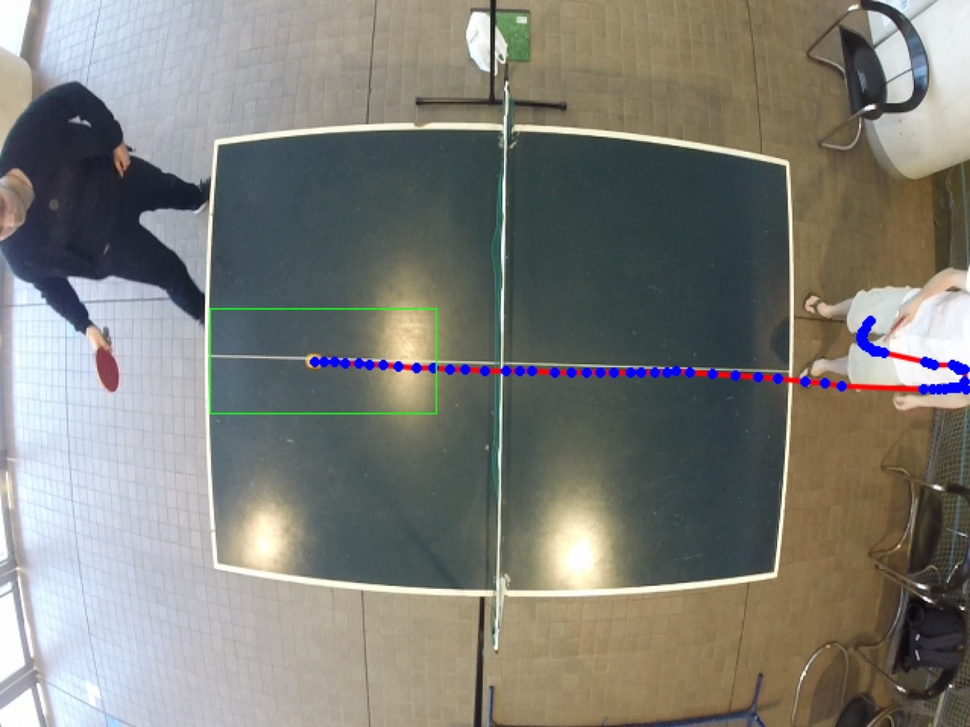
//> input picture images/ball_tracking/ball_tracking.jpg, 970 x 727 px, shrunk from 1278 x 958 before the run
$ ./hough-transform ../images/ball_tracking/ball_tracking.jpg   (built with g++ and OpenCV 4)
//> lines starting //> are read from the running program, lines starting //| are printed output that depends on the picture; after the words box and inside, x2 and y2 are one past the last pixel; in counts of white or black regions, pixels touching at a corner belong together
// Source: example Hough transform program from OpenCV

#include "opencv2/highgui/highgui.hpp"
#include "opencv2/imgproc/imgproc.hpp"

#include <iostream>

using namespace cv;
using namespace std;

// to use "basic" Hough transform instead of "probabilistic" one, define "HOUGH_BASIC"
// #define HOUGH_BASIC

// [5 lines left out: function help, not called in this run]

bool intersection_point(Point2f ori1, Point2f end1, Point2f ori2, Point2f end2, Point2f &res);

int main(int argc, char** argv)
{
    const char* filename = argc >= 2 ? argv[1] : "table.jpg";
    const char* window_name = "table line detection";

    Mat src = imread(filename, CV_LOAD_IMAGE_GRAYSCALE);
    if(src.empty())
    {
        help();
        cout << "can not open " << filename << endl;
        return -1;
    }

    Mat canny, dst_color;
    vector<Vec4i> lines;

    // we apply a canny edge detector, it produces a picture with shades of gray
    Canny(src, canny, 50, 200, 3);
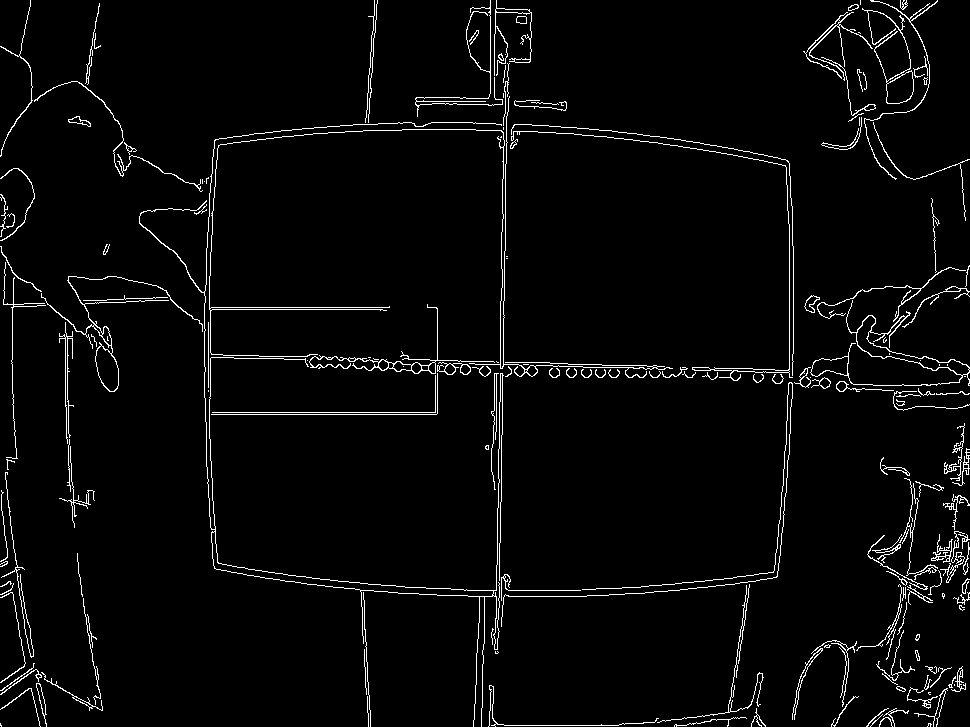
//> canny: 727 rows x 970 cols, CV_8UC1; 3.2% white in thin lines or dots

    // the result of Canny edge detector is a gray picture, so we convert from grey to BGR
    cvtColor(canny, dst_color, CV_GRAY2BGR);
//> dst_color: 727 rows x 970 cols, CV_8UC3; 3.2% white in thin lines or dots

    // Basic Hough transform
    #ifdef HOUGH_BASIC
        vector<Vec2f> lines_basic;
        HoughLines(canny, lines_basic, 1, CV_PI/180, 100, 0, 0 );

        for( size_t i = 0; i < lines_basic.size(); i++ )
        {
            float rho = lines_basic[i][0], theta = lines_basic[i][1];
            Point pt1, pt2;
            double a = cos(theta), b = sin(theta);
            double x0 = a*rho, y0 = b*rho;
            pt1.x = cvRound(x0 + 1000*(-b));
            pt1.y = cvRound(y0 + 1000*(a));
            pt2.x = cvRound(x0 - 1000*(-b));
            pt2.y = cvRound(y0 - 1000*(a));
            line(dst_color, pt1, pt2, Scalar(0,0,255), 3, CV_AA);
        }
    // Probabilistic Hough transform
    #else
        // we apply Hough transform to the image, after canny edge detection, to get all lines
        HoughLinesP(canny, lines, 1, CV_PI/180, 50, 200, 100);
//> lines = 116 lines (x1, y1, x2, y2), first 8: [494, 725, 506, 9], [496, 723, 509, 9], [12, 347, 848, 376], [12, 309, 503, 309], [11, 307, 503, 307], [12, 344, 643, 377], [205, 414, 496, 414], [65, 346, 848, 374]

        // we display all lines on the resulting picture
        for( size_t i = 0; i < lines.size(); i++ )
        {
            Vec4i l = lines[i];
            line(dst_color, Point(l[0], l[1]), Point(l[2], l[3]), Scalar(0,0,255), 2, CV_AA);
        }
//> this loop made 116 passes
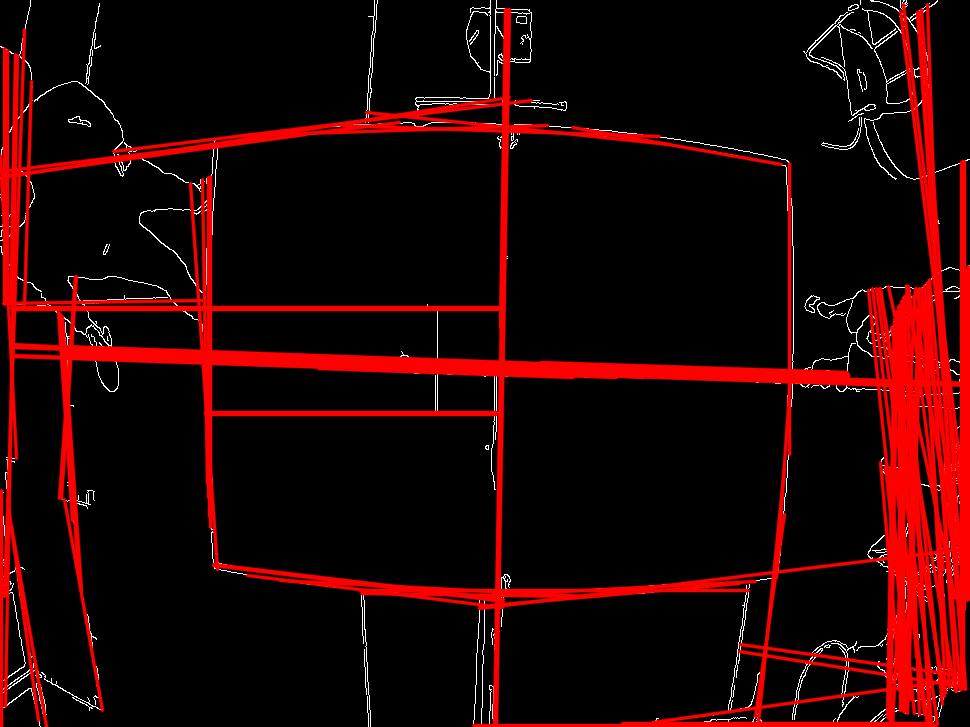
//> dst_color: 727 rows x 970 cols, CV_8UC3; mean B, G, R 3.2, 3.2, 36.3
        cout << "Number of lines found: " << lines.size() << endl;
//| Number of lines found: 116
    #endif

    // we display original and final pictures
    imshow(window_name, src);
    waitKey();
    imshow(window_name, dst_color);
    waitKey();

    #ifdef HOUGH_BASIC
        return 0;
    #endif


    // we separate the lines found with Probabilistic Hough Transform
    // in four sets, based on the coordinates of the end of the lines,
    // and the line angle
    vector<Vec4i> lines_horizontal_up;
    vector<Vec4i> lines_horizontal_down;
    vector<Vec4i> lines_vertical_left;
    vector<Vec4i> lines_vertical_right;

    for (size_t i = 0; i < lines.size(); i++) {
        Vec4i line = lines[i];

        // we convert get the angle of the line, to know
        // if it's vertical or horizontal

        // input for cartToPolar
        std::vector<float> x;
        x.push_back((float) (line[0] - line[2]));
        std::vector<float> y;
        y.push_back((float) (line[1] - line[3]));
        // output from cartToPolar
        std::vector<float> magnitude;
        std::vector<float> angle;

        cartToPolar(x, y, magnitude, angle, true);

        // check if it's a horizontal line
        if (((int)angle[0] % 180) < 5 || ((int)angle[0] % 180) > 175) {
            // check if it's the upper line or the lower line
            // we use the coordinates of the ends of the line
            // WARNING: OpenCV y axis is growing when going down
            if (line[1] < (src.rows/2) && line[3] < (src.rows/2))
                lines_horizontal_up.push_back(line);
            else if (line[1] > (src.rows/2) && line[3] > (src.rows/2))
                lines_horizontal_down.push_back(line);
        }

        // check if it's a vertical line
        if (((int)angle[0] % 180) > 85 && ((int)angle[0] % 180) < 95) {
            if (line[0] < (src.cols/2) && line[2] < (src.cols/2))
                lines_vertical_left.push_back(line);
            else if (line[0] > (src.cols/2) && line[2] > (src.cols/2))
                lines_vertical_right.push_back(line);
        }
    }
//> this loop made 116 passes
//> (line, magnitude, angle) on passes 1 to 8: ([494, 725, 506, 9], [716.1], [90.96]), ([496, 723, 509, 9], [714.1], [91.04]), ([12, 347, 848, 376], [836.5], [182]), ([12, 309, 503, 309], [491], [180]), ([11, 307, 503, 307], [492], [180]), ([12, 344, 643, 377], [631.9], [183]), ([205, 414, 496, 414], [291], [180]), ([65, 346, 848, 374], [783.5], [182])

    cout << "horizontal upper lines: " << lines_horizontal_up.size()   << endl;
//| horizontal upper lines: 5
    cout << "horizontal lower lines: " << lines_horizontal_down.size() << endl;
//| horizontal lower lines: 10
    cout << "vertical left lines: "    << lines_vertical_left.size()   << endl;
//| vertical left lines: 17
    cout << "vertical right lines: "   << lines_vertical_right.size()  << endl;
//| vertical right lines: 29

    // we find the points at the intersections of the lines, at each corner
    vector<Point2f> points_left_up_corner;
    vector<Point2f> points_right_up_corner;
    vector<Point2f> points_right_down_corner;
    vector<Point2f> points_left_down_corner;

    // left up corner:
    for (size_t i = 0; i < lines_horizontal_up.size(); i++) {
        for (size_t j = 0; j < lines_vertical_left.size(); j++) {
            Point2f ori1((float)(lines_horizontal_up[i][0]), (float)(lines_horizontal_up[i][1]));
            Point2f end1((float)(lines_horizontal_up[i][2]), (float)(lines_horizontal_up[i][3]));
            Point2f ori2((float)(lines_vertical_left[j][0]), (float)(lines_vertical_left[j][1]));
            Point2f end2((float)(lines_vertical_left[j][2]), (float)(lines_vertical_left[j][3]));
            Point2f res;

            if (intersection_point(ori1, end1, ori2, end2, res) != false)
                points_left_up_corner.push_back(res);
        }
    }
//> this loop made 5 passes
//> after the loop, points_left_up_corner = 85 Points (x, y), first 12: [210, 309], [59.65, 309], [12.32, 309], [8.13, 309], [209, 309], [204.1, 309], [208, 309], [57.8, 309], [4, 309], [72.62, 309], [73.77, 309], [1, 309]

    // right up corner:
    for (size_t i = 0; i < lines_horizontal_up.size(); i++) {
        for (size_t j = 0; j < lines_vertical_right.size(); j++) {
            Point2f ori1((float)(lines_horizontal_up[i][0]), (float)(lines_horizontal_up[i][1]));
            Point2f end1((float)(lines_horizontal_up[i][2]), (float)(lines_horizontal_up[i][3]));
            Point2f ori2((float)(lines_vertical_right[j][0]), (float)(lines_vertical_right[j][1]));
            Point2f end2((float)(lines_vertical_right[j][2]), (float)(lines_vertical_right[j][3]));
            Point2f res;

            if (intersection_point(ori1, end1, ori2, end2, res) != false)
                points_right_up_corner.push_back(res);
        }
    }
//> after the loop, points_right_up_corner = 145 Points (x, y), first 12: [501, 309], [503.5, 309], [500.3, 309], [789, 309], [794.8, 309], [938.7, 309], [962, 309], [503.1, 309], [963, 309], [894.2, 309], [937.6, 309], [897.1, 309]

    // right down corner:
    for (size_t i = 0; i < lines_horizontal_down.size(); i++) {
        for (size_t j = 0; j < lines_vertical_right.size(); j++) {
            Point2f ori1((float)(lines_horizontal_down[i][0]), (float)(lines_horizontal_down[i][1]));
            Point2f end1((float)(lines_horizontal_down[i][2]), (float)(lines_horizontal_down[i][3]));
            Point2f ori2((float)(lines_vertical_right[j][0]), (float)(lines_vertical_right[j][1]));
            Point2f end2((float)(lines_vertical_right[j][2]), (float)(lines_vertical_right[j][3]));
            Point2f res;

            if (intersection_point(ori1, end1, ori2, end2, res) != false)
                points_right_down_corner.push_back(res);
        }
    }
//> this loop made 10 passes
//> after the loop, points_right_down_corner = 290 Points (x, y), first 12: [499.2, 414], [501.6, 414], [498.6, 414], [789, 414], [787.4, 414], [946, 414], [962, 414], [501.3, 414], [963, 414], [892.3, 414], [944.9, 414], [895.3, 414]

    // left down corner:
    for (size_t i = 0; i < lines_horizontal_down.size(); i++) {
        for (size_t j = 0; j < lines_vertical_left.size(); j++) {
            Point2f ori1((float)(lines_horizontal_down[i][0]), (float)(lines_horizontal_down[i][1]));
            Point2f end1((float)(lines_horizontal_down[i][2]), (float)(lines_horizontal_down[i][3]));
            Point2f ori2((float)(lines_vertical_left[j][0]), (float)(lines_vertical_left[j][1]));
            Point2f end2((float)(lines_vertical_left[j][2]), (float)(lines_vertical_left[j][3]));
            Point2f res;

            if (intersection_point(ori1, end1, ori2, end2, res) != false)
                points_left_down_corner.push_back(res);
        }
    }
//> after the loop, points_left_down_corner = 170 Points (x, y), first 12: [210, 414], [66.95, 414], [10.38, 414], [13.68, 414], [209, 414], [205.9, 414], [208, 414], [64.87, 414], [4, 414], [65.05, 414], [66.68, 414], [1, 414]

    cout << "left up corner points: "    << points_left_up_corner.size()    << endl;
//| left up corner points: 85
    cout << "right up corner points: "   << points_right_up_corner.size()   << endl;
//| right up corner points: 145
    cout << "right down corner points: " << points_right_down_corner.size() << endl;
//| right down corner points: 290
    cout << "left down corner points: "  << points_left_down_corner.size()  << endl;
//| left down corner points: 170

    // we draw all the points on the picture
    for (size_t i = 0; i < points_left_up_corner.size(); i++)
        circle(dst_color, points_left_up_corner[i], 2, Scalar(255,0,0), 2);
//> this loop made 85 passes
//> dst_color: 727 rows x 970 cols, CV_8UC3; 0.21% of pixels changed, all inside (x1, y1, x2, y2) = (0, 110, 214, 313)
    for (size_t i = 0; i < points_right_up_corner.size(); i++)
        circle(dst_color, points_right_up_corner[i], 2, Scalar(255,0,0), 2);
//> this loop made 145 passes
//> dst_color: 727 rows x 970 cols, CV_8UC3; mean B, G, R 4.4, 3.2, 35.6
    for (size_t i = 0; i < points_right_down_corner.size(); i++)
        circle(dst_color, points_right_down_corner[i], 2, Scalar(255,0,0), 2);
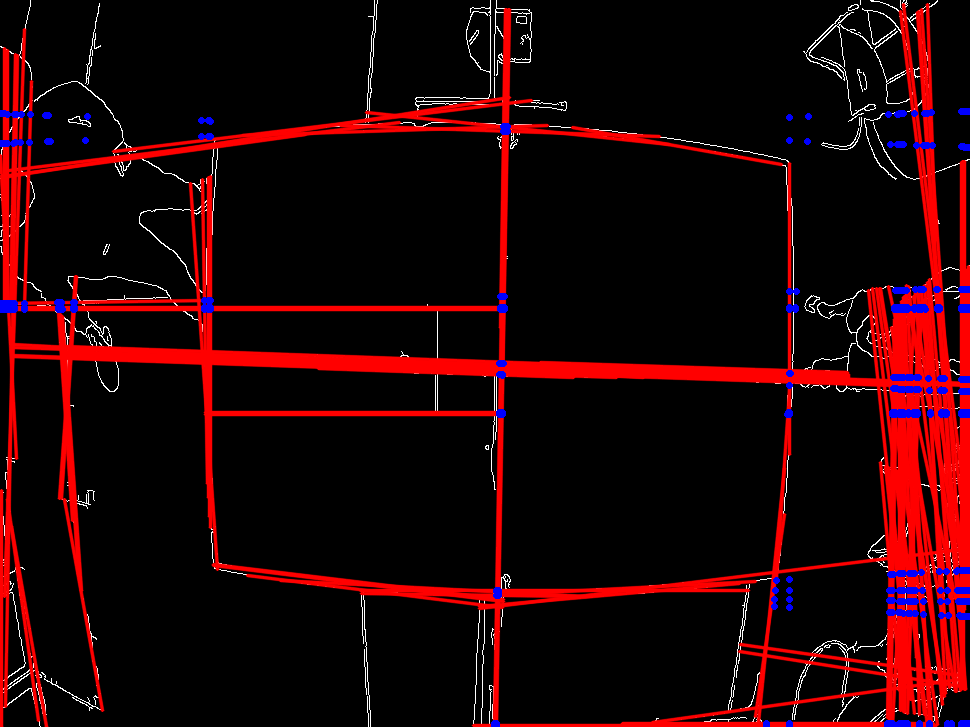
//> dst_color: 727 rows x 970 cols, CV_8UC3; mean B, G, R 5.9, 3.1, 34.3
    for (size_t i = 0; i < points_left_down_corner.size(); i++)
        circle(dst_color, points_left_down_corner[i], 2, Scalar(255,0,0), 2);
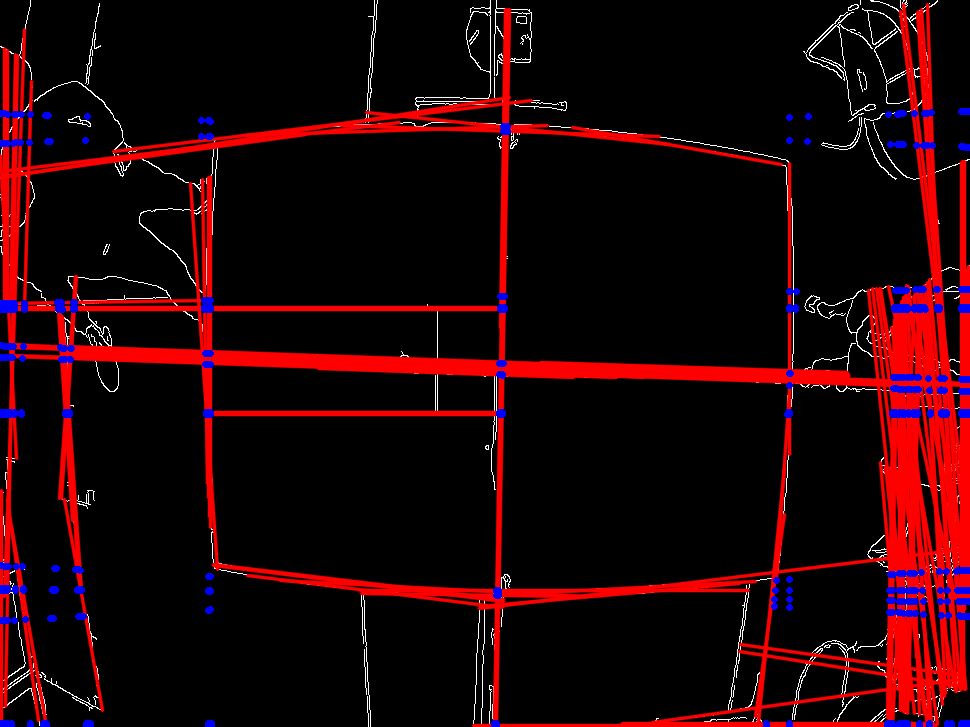
//> dst_color: 727 rows x 970 cols, CV_8UC3; 0.34% of pixels changed, all inside (x1, y1, x2, y2) = (0, 342, 215, 727)

    imshow(window_name, dst_color);
    waitKey();


    // for each of the group of points,we select a point that will be used
    // as the coordinate of the corner of the table

    // we choose the more "extrem" point in each group, because the points which are closer
    // to the center of the table correspond to the intersection of lines that are
    // the lines between the table lines and the inner part of the table, whereas we want the
    // intersection of the lines between the table line and the ground

    // N.B.: this algorithm suppose that the anti-distortion filter was successful and effective
    // If there is some barrel distortion on the input picture, this algorithm
    // will give false corner coordinates that are farther than the actual real corners

    Point2f table_center(src.cols / 2, src.rows / 2);

    // left up corner
    Point2f left_up_corner;
    if (points_left_up_corner.size() > 0)
        left_up_corner = points_left_up_corner[0];
//> left_up_corner = Point(210, 309)
    for (size_t i = 1; i < points_left_up_corner.size(); i++)
        if (norm(points_left_up_corner[i] - table_center) > norm(left_up_corner - table_center))
            left_up_corner = points_left_up_corner[i];
//> this loop made 84 passes
//> left_up_corner on passes 1, 2, 3, 8, 11, 28, 35, 36: Point(59.65, 309), Point(12.32, 309), Point(8.13, 309), Point(4, 309), Point(1, 309), Point(1, 307), Point(46.16, 114.9), Point(15.92, 113.8)

    // right up corner
    Point2f right_up_corner;
    if (points_right_up_corner.size() > 0)
        right_up_corner = points_right_up_corner[0];
//> right_up_corner = Point(501, 309)
    for (size_t i = 1; i < points_right_up_corner.size(); i++)
        if (norm(points_right_up_corner[i] - table_center) > norm(right_up_corner - table_center))
            right_up_corner = points_right_up_corner[i];
//> this loop made 144 passes

    // right down corner
    Point2f right_down_corner;
    if (points_right_down_corner.size() > 0)
        right_down_corner = points_right_down_corner[0];
//> right_down_corner = Point(499.2, 414)
    for (size_t i = 1; i < points_right_down_corner.size(); i++)
        if (norm(points_right_down_corner[i] - table_center) > norm(right_down_corner - table_center))
            right_down_corner = points_right_down_corner[i];
//> this loop made 289 passes
//> right_down_corner on passes 1, 3, 5, 6, 8, 19, 20, 92: Point(501.6, 414), Point(789, 414), Point(946, 414), Point(962, 414), Point(963, 414), Point(967, 414), Point(968, 414), Point(958.2, 590)

    // left down corner
    Point2f left_down_corner;
    if (points_left_down_corner.size() > 0)
        left_down_corner = points_left_down_corner[0];
//> left_down_corner = Point(210, 414)
    for (size_t i = 1; i < points_left_down_corner.size(); i++)
        if (norm(points_left_down_corner[i] - table_center) > norm(left_down_corner - table_center))
            left_down_corner = points_left_down_corner[i];
//> this loop made 169 passes
//> left_down_corner on passes 1, 2, 8, 11, 53, 59, 62, 86: Point(66.95, 414), Point(10.38, 414), Point(4, 414), Point(1, 414), Point(7.14, 590), Point(4, 590), Point(1, 590), Point(88.56, 725)

    // we draw the four corners, and the lines between them
    cvtColor(src, src, CV_GRAY2BGR);
//> src: 727 rows x 970 cols, CV_8UC3
    line(src, left_up_corner, right_up_corner, Scalar(0,0,255), 2, CV_AA);
    line(src, right_up_corner, right_down_corner, Scalar(0,0,255), 2, CV_AA);
    line(src, right_down_corner, left_down_corner, Scalar(0,0,255), 2, CV_AA);
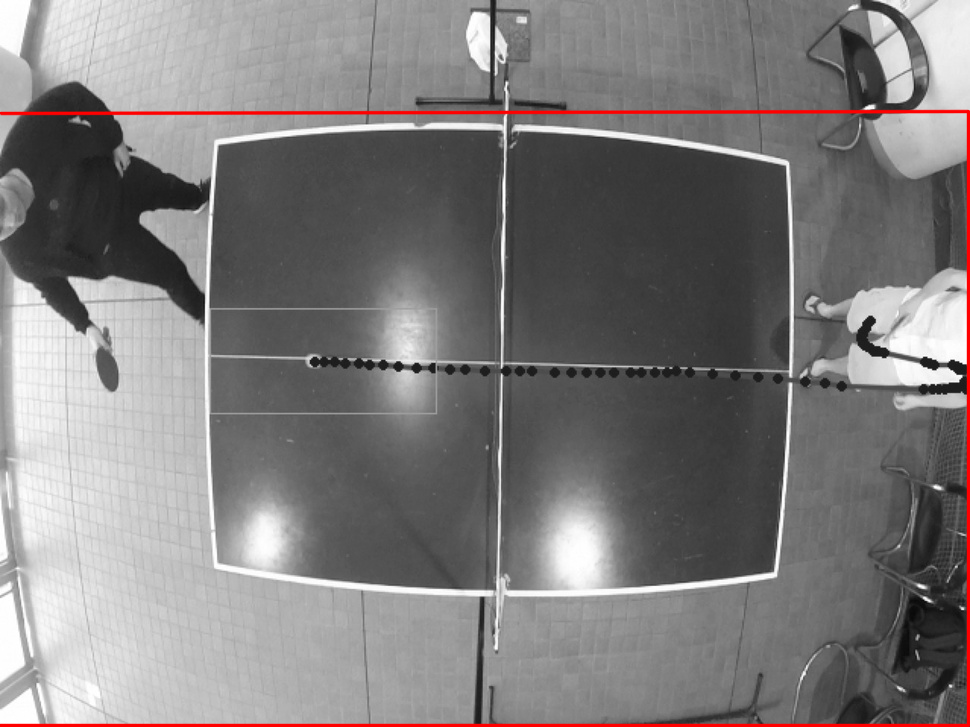
//> src: 727 rows x 970 cols, CV_8UC3; mean B, G, R 123.8, 123.8, 126.8
    line(src, left_down_corner, left_up_corner, Scalar(0,0,255), 2, CV_AA);
    circle(src, left_up_corner, 2, Scalar(255,0,0), 2);
//> src: 727 rows x 970 cols, CV_8UC3; 8 pixels changed, all inside (x1, y1, x2, y2) = (0, 111, 2, 116)
    circle(src, right_up_corner, 2, Scalar(255,0,0), 2);
//> src: 727 rows x 970 cols, CV_8UC3; mean B, G, R 123.8, 123.8, 126.8
    circle(src, right_down_corner, 2, Scalar(255,0,0), 2);
//> src: 727 rows x 970 cols, CV_8UC3; mean B, G, R 123.8, 123.8, 126.8
    circle(src, left_down_corner, 2, Scalar(255,0,0), 2);
//> src: 727 rows x 970 cols, CV_8UC3; mean B, G, R 123.8, 123.8, 126.8

    // we display the final result
    imshow(window_name, src);
    waitKey();

    return 0;
}


// Finds the intersection of two lines, or returns false.
// Each line is defined by two points, (ori1, end1) for the first line
// and (ori2, end2) for the second line
bool intersection_point(Point2f ori1, Point2f end1, Point2f ori2, Point2f end2, Point2f &res)
{
    Point2f x    = ori2 - ori1;  // vector from ori1 to ori2
    Point2f dir1 = end1 - ori1;  // direction vector of line 1
    Point2f dir2 = end2 - ori2;  // direction vector of line 2

    float cross = dir1.x*dir2.y - dir1.y*dir2.x;  // cross product
    if (abs(cross) < /*EPS*/1e-8)  // if the two lines are parallel
        return false;

    double t1 = (x.x * dir2.y - x.y * dir2.x) / cross;
    res = ori1 + dir1 * t1;
    return true;
}
